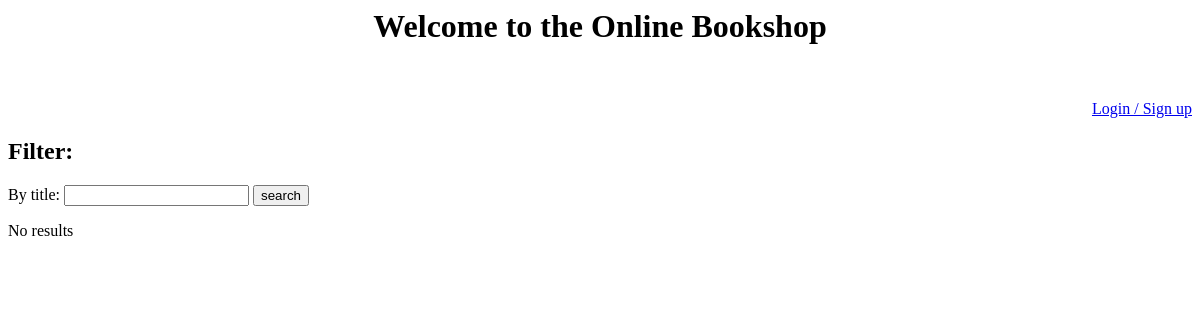
Before: /homepage/homepage.php with the older database file.
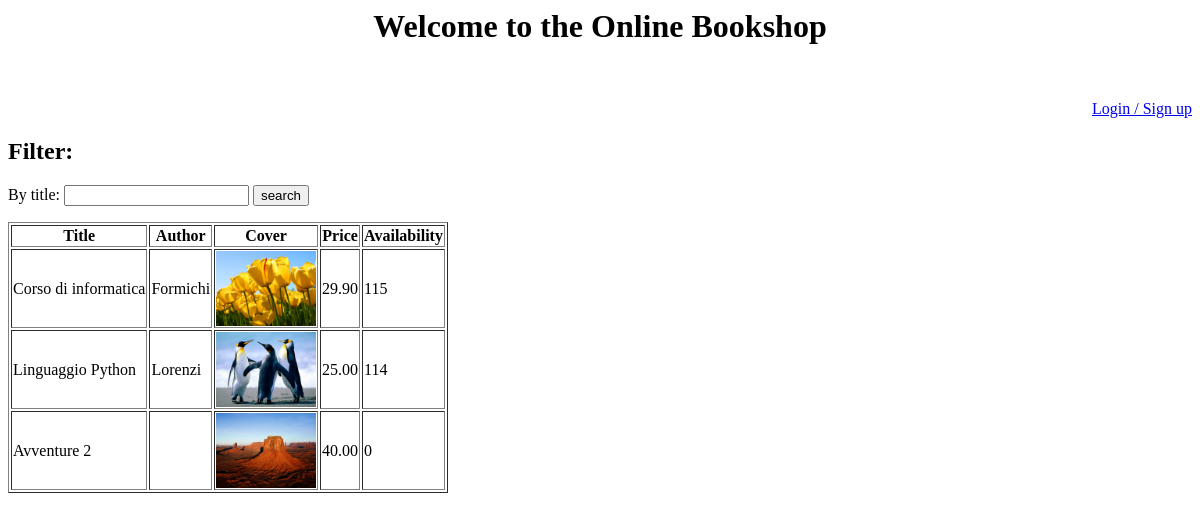
After: the same page with the newer database file.
### tables this page shows
CREATE TABLE `products` (
  `productId` int(11) NOT NULL,
  `title` varchar(50) NOT NULL,
  `author` varchar(50) DEFAULT NULL,
  `publisher` varchar(50) DEFAULT NULL,
  `price` decimal(10,2) DEFAULT 0.00,
  `cover` varchar(50) NOT NULL,
  `stock` int(11) DEFAULT 0
);

### homepage/homepage.php (the view, shortened to what this page needs)
<html>
<body>
<center><h1> Welcome to the Online Bookshop </h1></center>
<br>
<p align="right"><a href="../login/login.html" target="_new">Login / Sign up</a></p>
<h2>Filter:</h2>
<form name="filter" method="get" action="#">
By title: <input type="text" name="title">
<input type="submit" value="search">
</form>
<?php
if (isset($_REQUEST['title']))
	$title=$_REQUEST['title'];
else
	$title=false;
$dbHost = "localhost";
$dbUsername = "root";
$dbPassword = "";
$dbName = "bookshop" ;
$con = new mysqli($dbHost, $dbUsername, $dbPassword,$dbName);
$con->set_charset("utf8");
if ($title)
	$query = "SELECT * FROM  products WHERE title like '%$title%'";
else
	$query = "SELECT * FROM  products";
$res = $con -> query($query);
$num=$con->affected_rows;
if($num!=0){
	echo "<table border='1'>";
	echo "<tr><th>Title</th><th>Author</th><th>Cover</th><th>Price</th><th>Availability</th></tr>";
	while($row = $res -> fetch_array()){
		echo "<tr>";
		echo "<td>".$row['title']."</td>";
		echo "<td>".$row['author']."</td>";
		echo "<td><img src='".$row['cover']."' heigth='100px' width='100px'></td>";
		echo "<td>".$row['price']."</td>";
		echo "<td>".$row['stock']."</td>";
		echo "</tr>";
	}
echo "</table>";
}else{
	echo "No results";
}
?>
</body>
</html>

Changed rows visible on the page:
added products: title "Corso di informatica", author "Formichi", cover (picture), price "29.90", stock "115"
added products: title "Linguaggio Python", author "Lorenzi", cover (picture), price "25.00", stock "114"
added products: title "Avventure 2", cover (picture), price "40.00", stock "0"
Other visible differences:
text no longer shown: "No results"
text now shown: "Title Author Cover Price Availability"
